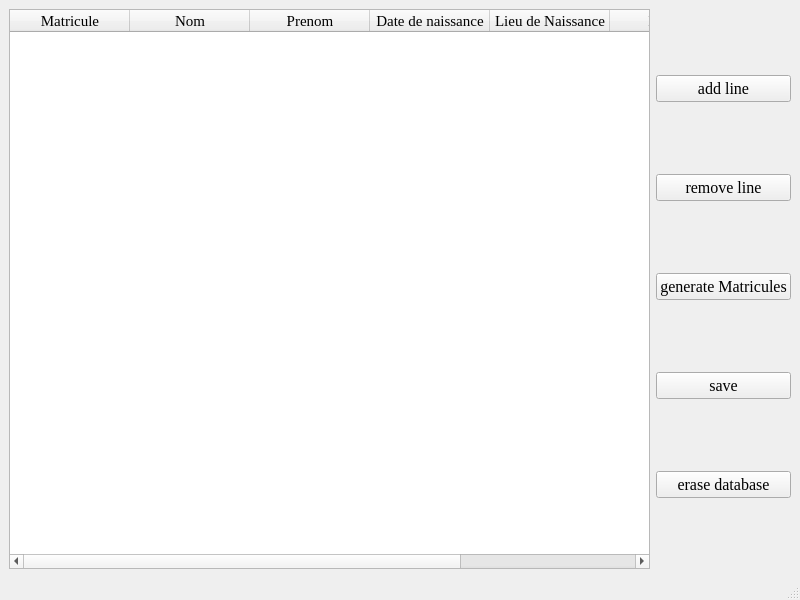
<?xml version="1.0" encoding="UTF-8"?>
<ui version="4.0">
 <class>MainWindow</class>
 <widget class="QMainWindow" name="MainWindow">
  <property name="geometry">
   <rect>
    <x>0</x>
    <y>0</y>
    <width>800</width>
    <height>600</height>
   </rect>
  </property>
  <property name="minimumSize">
   <size>
    <width>480</width>
    <height>360</height>
   </size>
  </property>
  <property name="maximumSize">
   <size>
    <width>1080</width>
    <height>720</height>
   </size>
  </property>
  <property name="windowTitle">
   <string>MainWindow</string>
  </property>
  <widget class="QWidget" name="centralwidget">
   <layout class="QGridLayout" name="gridLayout">
    <item row="0" column="0">
     <widget class="QTableWidget" name="tableWidget">
      <property name="maximumSize">
       <size>
        <width>840</width>
        <height>16777215</height>
       </size>
      </property>
      <property name="font">
       <font>
        <family>Times New Roman</family>
        <pointsize>11</pointsize>
       </font>
      </property>
      <attribute name="horizontalHeaderMinimumSectionSize">
       <number>38</number>
      </attribute>
      <attribute name="horizontalHeaderDefaultSectionSize">
       <number>120</number>
      </attribute>
      <attribute name="horizontalHeaderShowSortIndicator" stdset="0">
       <bool>true</bool>
      </attribute>
      <attribute name="horizontalHeaderStretchLastSection">
       <bool>true</bool>
      </attribute>
      <column>
       <property name="text">
        <string>Matricule</string>
       </property>
      </column>
      <column>
       <property name="text">
        <string>Nom</string>
       </property>
      </column>
      <column>
       <property name="text">
        <string>Prenom</string>
       </property>
      </column>
      <column>
       <property name="text">
        <string>Date de naissance</string>
       </property>
      </column>
      <column>
       <property name="text">
        <string>Lieu de Naissance</string>
       </property>
      </column>
      <column>
       <property name="text">
        <string>Niveau</string>
       </property>
      </column>
      <column>
       <property name="text">
        <string>Filière</string>
       </property>
      </column>
     </widget>
    </item>
    <item row="0" column="1">
     <layout class="QVBoxLayout" name="verticalLayout">
      <item>
       <widget class="QPushButton" name="pushButton">
        <property name="font">
         <font>
          <family>Times New Roman</family>
          <pointsize>12</pointsize>
         </font>
        </property>
        <property name="text">
         <string>add line</string>
        </property>
       </widget>
      </item>
      <item>
       <widget class="QPushButton" name="pushButton_5">
        <property name="font">
         <font>
          <family>Times New Roman</family>
          <pointsize>12</pointsize>
         </font>
        </property>
        <property name="text">
         <string>remove line</string>
        </property>
       </widget>
      </item>
      <item>
       <widget class="QPushButton" name="pushButton_2">
        <property name="font">
         <font>
          <family>Times New Roman</family>
          <pointsize>12</pointsize>
         </font>
        </property>
        <property name="text">
         <string>generate Matricules</string>
        </property>
       </widget>
      </item>
      <item>
       <widget class="QPushButton" name="pushButton_3">
        <property name="font">
         <font>
          <family>Times New Roman</family>
          <pointsize>12</pointsize>
         </font>
        </property>
        <property name="text">
         <string>save</string>
        </property>
       </widget>
      </item>
      <item>
       <widget class="QPushButton" name="pushButton_4">
        <property name="font">
         <font>
          <family>Times New Roman</family>
          <pointsize>12</pointsize>
         </font>
        </property>
        <property name="text">
         <string>erase database</string>
        </property>
       </widget>
      </item>
     </layout>
    </item>
   </layout>
  </widget>
  <widget class="QMenuBar" name="menubar">
   <property name="geometry">
    <rect>
     <x>0</x>
     <y>0</y>
     <width>800</width>
     <height>22</height>
    </rect>
   </property>
  </widget>
  <widget class="QStatusBar" name="statusbar"/>
 </widget>
 <resources/>
 <connections/>
</ui>
